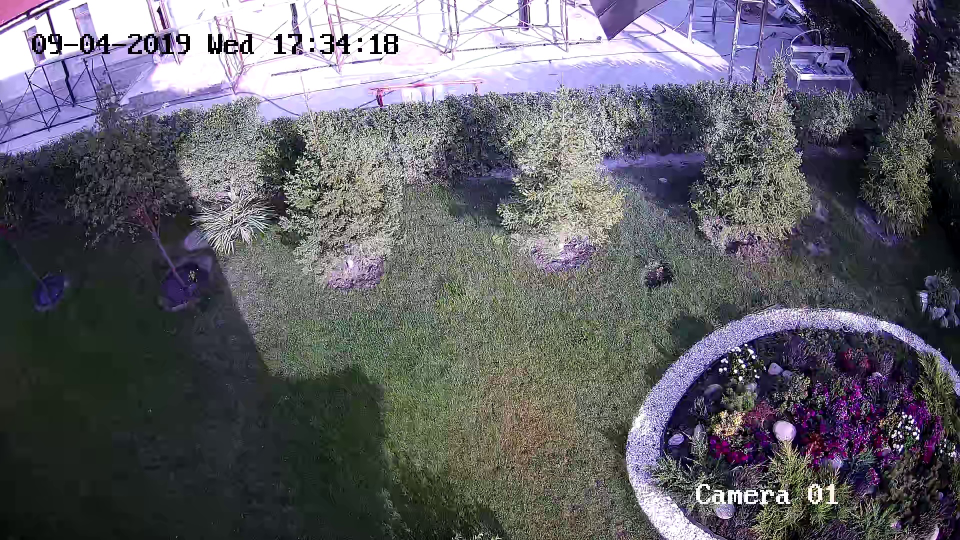
#> input picture test/images/nothing.jpg, 1920 x 1080 px (shown at 1/2 size)
$ python tdd.py
#> lines starting #> are read from the running program, lines starting #| are printed output that depends on the picture
import requests
import cv2
import json
import base64

from utils import constants as C

def send(frame, mainLine):
    headers = {
        'Content-Type': 'application/json',
        'Accept': 'application/json'
    }

    frame_shape = frame.shape
    _, frame = cv2.imencode(".jpg", frame)
    frame = base64.b64encode(frame).decode()

    data = {
        "Camera_id": "TEST",
        "Task_id": "123456798",
        "Frame": frame,

        "Frame_shape": frame_shape,
        "Points": mainLine
    }

    url = f"http://{C.HOST}:{C.PORT}/api/human_detection"
    # print(url)

    req = requests.post(url, data=json.dumps(data, indent=4, sort_keys=True, default=str), headers=headers)
    ans = json.loads(req.text)

    return ans

def test_1():
    frame = cv2.imread("./test/images/nothing.jpg")
#> frame is the input picture: shape (1080, 1920, 3); mean B, G, R 103.8, 96.3, 96.9
    mainLine = (30, 327, 940, 344)

    ans = send(frame, mainLine)
#> (the call stopped at in send, `req = requests.post(url, data=json.dumps(data, indent=4, sort_keys=Tru..`: requests is not available in this run)

    if ans.get("is_alert") == False and ans.get("objects") == []:
        print("TEST_1 OK")
    else:
        print("TEST_1 Fail")
        print(ans)

def test_2():
    frame = cv2.imread("./test/images/bird.jpg")
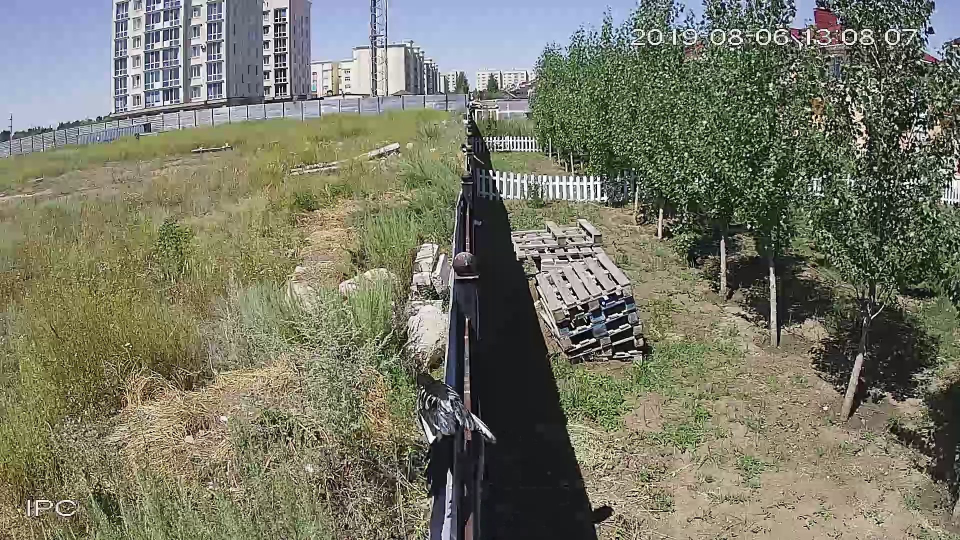
#> input picture test/images/bird.jpg, 1920 x 1080 px (shown at 1/2 size)
#> frame is the input picture: shape (1080, 1920, 3); mean B, G, R 102, 119.2, 118.6
    mainLine = (30, 327, 940, 344)

    ans = send(frame, mainLine)
#> (the call stopped at in send, `req = requests.post(url, data=json.dumps(data, indent=4, sort_keys=Tru..`: requests is not available in this run)

    if ans.get("is_alert") == False and ans.get("objects") == []:
        print("TEST_2 OK")
    else:
        print("TEST_2 Fail")
        print(ans)

def test_3():
    frame = cv2.imread("./test/images/person.jpg")
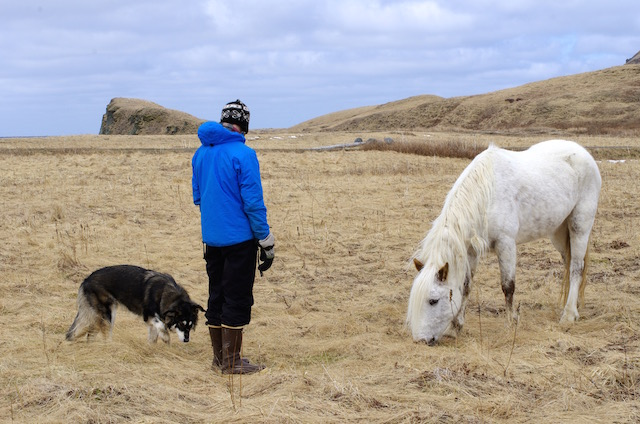
#> input picture test/images/person.jpg, 640 x 424 px
#> frame is the input picture: shape (424, 640, 3); mean B, G, R 154.7, 160.1, 166.5
    mainLine = (0, 212, 640, 212)

    ans = send(frame, mainLine)

    if ans.get("is_alert") == True and ans.get("objects") != []:
        print("TEST_3 OK")
    else:
        print("TEST_3 Fail")
        print(ans)

def test_4():
    frame = cv2.imread("./test/images/nothing.jpg")
    mainLine = (0, 212, 640, 212, 1)

    ans = send(frame, mainLine)

    if ans.get("error") != None:
        print("TEST_4 OK")
    else:
        print("TEST_4 Fail")
        print(ans)

if __name__ == "__main__":
    test_1()
    test_2()
    test_3()
#> (the call stopped at in send, `req = requests.post(url, data=json.dumps(data, indent=4, sort_keys=Tru..`: requests is not available in this run)
    test_4()
#> (the call stopped at in send, `req = requests.post(url, data=json.dumps(data, indent=4, sort_keys=Tru..`: requests is not available in this run)
